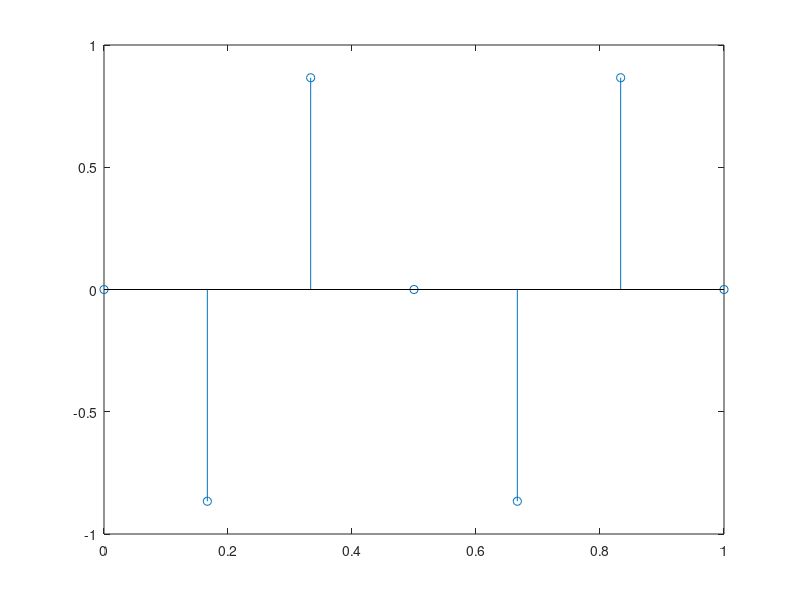

Write MATLAB code to recreate this figure.
T = 1/6;
freq = 4;
mag = 1;
signal = 0:T:1;

waveform = mag*sin(2*pi*freq*signal);

% sample the waveform
stem(signal, waveform);